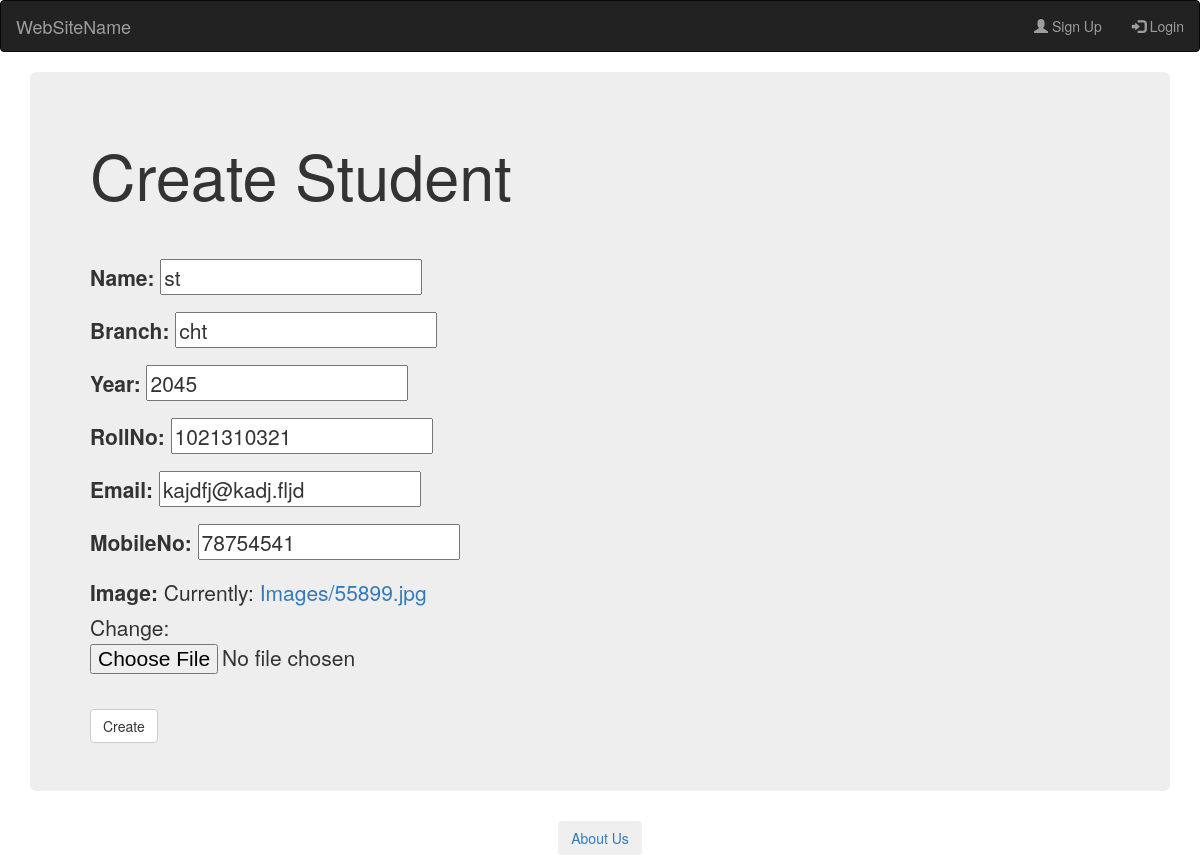
Screenshot of /student/1/edit with the database file from the repository.
### employees/models.py (models this page shows, shortened)
class Student(models.Model):
    name = models.CharField(max_length=100,blank='false')
    branch = models.CharField(max_length=50,blank='false')
    year = models.IntegerField()
    rollNo = models.IntegerField()
    email = models.EmailField()
    mobileNo = models.IntegerField()
    image = models.ImageField(upload_to='Images/')

### employees/views.py (the view)
# urls.py: path('student/<int:pk>/edit', views.student_edit, name='student_edit'),
def student_edit(request, pk):
    post = get_object_or_404(Student, pk=pk)
    if request.method == "POST":
        form = StudentRegister(request.POST, request.FILES, instance=post)
        if form.is_valid():
            post = form.save(commit=False)
            post.save()
            return redirect('student_detail', pk=post.pk)
    else:
        form = StudentRegister(instance=post)
    return render(request, 'studentDetail/cs.html', {'form': form})

### employees/forms.py
class StudentRegister(forms.ModelForm):
    class Meta:
        model = Student
        fields = "__all__"

### template/studentDetail/cs.html (shortened to what this page needs)
{% extends 'base.html' %}
{% block content %}
<div class="container">
  <div class="jumbotron">
    <h1>Create Student</h1><br><br>
    <form method="POST" class="" enctype="multipart/form-data">
      {{ form.as_p }}<br>
      <button type="submit" class="save btn btn-default">Create</button>
    </form>
  </div>
</div>
{% endblock %}

### static/css/css1.css (style rules this page uses)
a { text-decoration: none; color: white; }

### rows the page displays
Student: name "st", branch "cht", year "2045", rollNo "1021310321", email "kajdfj@kadj.fljd", mobileNo "78754541"
